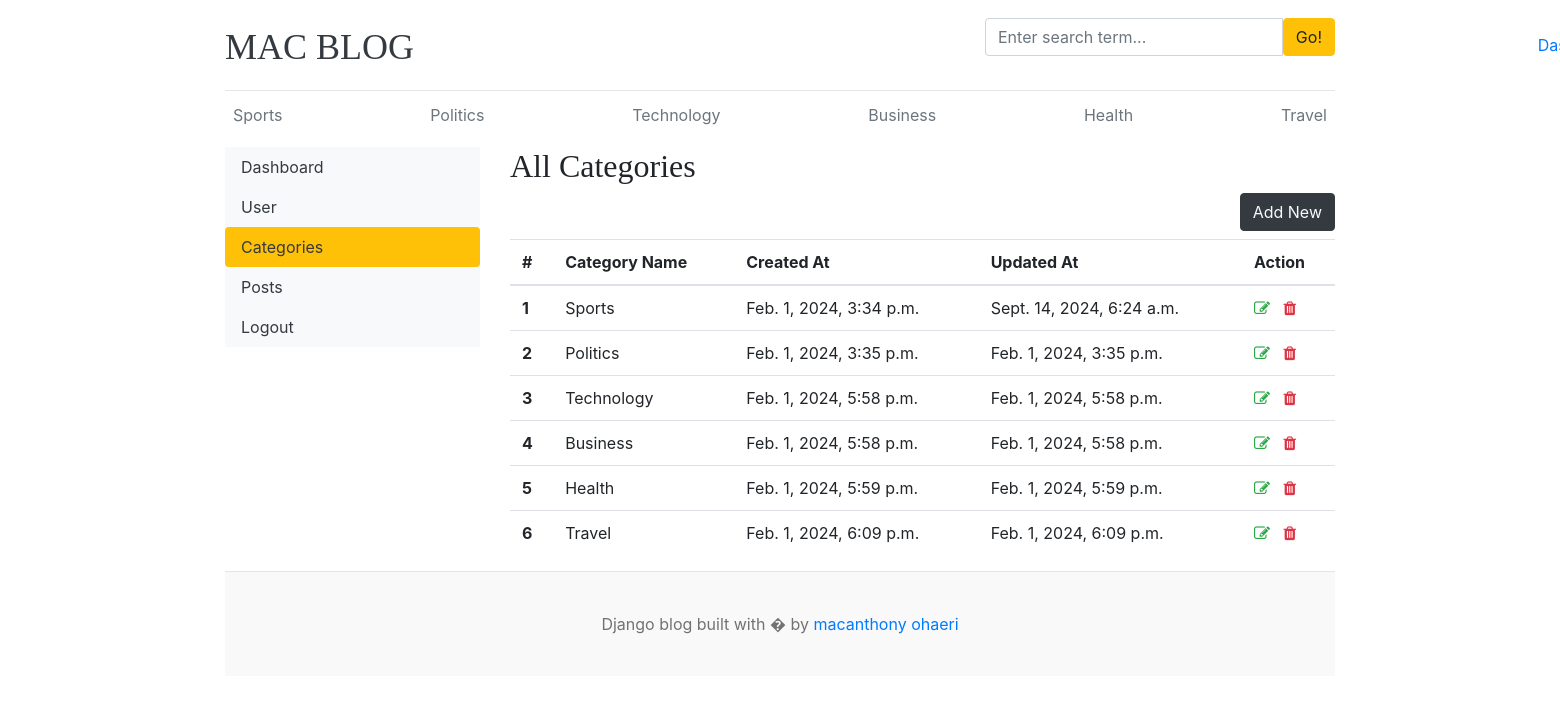
The app's page /dashboard/categories/ (signed in) with its own data.
### blog_app/models.py (models this page shows)
class Category(models.Model):
    category_name = models.CharField(max_length=250)
    created_at = models.DateTimeField(auto_now_add=True)
    updated = models.DateTimeField(auto_now=True)
    def __str__(self):
        return self.category_name
    class Meta:
        verbose_name_plural = "categories"

### dashboards/views.py (the view)
# urls.py: path('categories/', views.categories, name='categories'),
@login_required(login_url='login')
def categories(request):
    return render(request, 'dashboard/categories.html')

### blog_app/context_processors.py (called while the page is built)
def get_categories(request):
    categories = Category.objects.all()
    return dict(categories=categories)

def get_social_links(request):
    social_links = SocialLink.objects.all()
    return dict(social_links=social_links)

### templates/dashboard/categories.html (shortened to what this page needs)
{% extends 'base.html' %}
{% block content %}
    <div class="row">
            {% include 'dashboard/sidebar.html' %}
        <div class="col-md-9">
            <h2>All Categories</h2>
            <a href="{% url 'add_category' %}" class="btn btn-dark text-light float-right mb-2">Add New</a>
            <table class="table table-hover">
              <thead>
                <tr>
                  <th>#</th>
                  <th>Category Name</th>
                  <th>Created At</th>
                  <th>Updated At</th>
                  <th>Action</th>
                </tr>
              </thead>
              <tbody>
              {% for cat in categories %}
                <tr>
                  <th scope="row">{{forloop.counter}}</th>
                  <td>{{cat}}</td>
                  <td>{{cat.created_at}}</td>
                  <td>{{cat.updated}}</td>
                  <td>
                      <a href="{% url 'edit_category' cat.pk %}"><i class="fa fa-edit text-success"></i></a>
                      <a href="{% url 'delete_category' cat.pk %}"><i class="fa fa-trash text-danger"></i></a>
                  </td>
                </tr>
                {% endfor %}
              </tbody>
            </table>
        </div>
    </div>
{% endblock %}

### templates/base.html (shortened to what this page needs)
{% load static %}
<html lang="en">
<head>
    <link href="https://getbootstrap.com/docs/4.0/dist/css/bootstrap.min.css" rel="stylesheet">
    <link href="{% static 'css/blog.css' %}" rel="stylesheet">
    <link rel="stylesheet" href="https://cdnjs.cloudflare.com/ajax/libs/font-awesome/4.7.0/css/font-awesome.min.css"
  </head>
<body>
    <div class="container">
      <header class="blog-header py-3">
        <div class="row flex-nowrap justify-content-between align-items-center">
          <div class="col-8 pt-1">
            <a class="blog-header-logo text-dark" href="{% url 'home' %}">MAC BLOG</a>
          </div>
            <div class="col-4">
                <form action="{% url 'search' %}" method="GET">
                      <div class="input-group">
                        <input class="form-control" type="text" name="keyword" value="{{keyword}}" placeholder="Enter search term..." aria-label="Enter search term..." aria-describedby="button-search" />
                        <button type="submit" class="btn btn-warning" id="button-search" type="button">Go!</button>
                    </div>
                </form>
            </div>
          <div class="col-4 d-flex justify-content-end align-items-center">
              {% if not user.is_authenticated %}
            <a class="btn btn-sm btn-warning" href="{% url 'login' %}">Login</a> &nbsp;
            <a class="btn btn-sm btn-outline-secondary" href="{% url 'register' %}">Register</a>
              {% else %}
              <span><a href="{% url 'dashboard' %}">Dashboard</a></span>
              {% endif %}
          </div>
        </div>
      </header>
      <div class="nav-scroller py-1 mb-2">
        <nav class="nav d-flex justify-content-between">
          {% for cat in categories %}
          <a class="p-2 text-muted" href="{% url 'post_by_category' cat.pk %}">{{cat}}</a>
          {% endfor %}
        </nav>
      </div>
{% block content %}
{% endblock %}
    <footer class="blog-footer">
      <p>Django blog built with � by <a href="#">macanthony ohaeri</a></p>
    </footer>
</body>
</html>

### blog_app/static/css/blog.css (style rules this page uses)
.blog-header { border-bottom: 1px solid #e5e5e5; }
.blog-header-logo { font-family: "Playfair Display", Georgia, "Times New Roman", serif; font-size: 2.25rem; }
h1, h2, h3, h4, h5, h6 { font-family: "Playfair Display", Georgia, "Times New Roman", serif; }
.blog-footer { padding: 2.5rem 0; color: #727272; text-align: center; background-color: #f9f9f9; border-top: .05rem solid #e5e5e5; }
.blog-footer p:last-child { margin-bottom: 0; }

### records on screen
Category: category_name "Sports", created_at "Feb. 1, 2024, 3:34 p.m.", updated "Sept. 14, 2024, 6:24 a.m."
Category: category_name "Politics", created_at "Feb. 1, 2024, 3:35 p.m.", updated "Feb. 1, 2024, 3:35 p.m."
Category: category_name "Technology", created_at "Feb. 1, 2024, 5:58 p.m.", updated "Feb. 1, 2024, 5:58 p.m."
Category: category_name "Business", created_at "Feb. 1, 2024, 5:58 p.m.", updated "Feb. 1, 2024, 5:58 p.m."
Category: category_name "Health", created_at "Feb. 1, 2024, 5:59 p.m.", updated "Feb. 1, 2024, 5:59 p.m."
Category: category_name "Travel", created_at "Feb. 1, 2024, 6:09 p.m.", updated "Feb. 1, 2024, 6:09 p.m."
